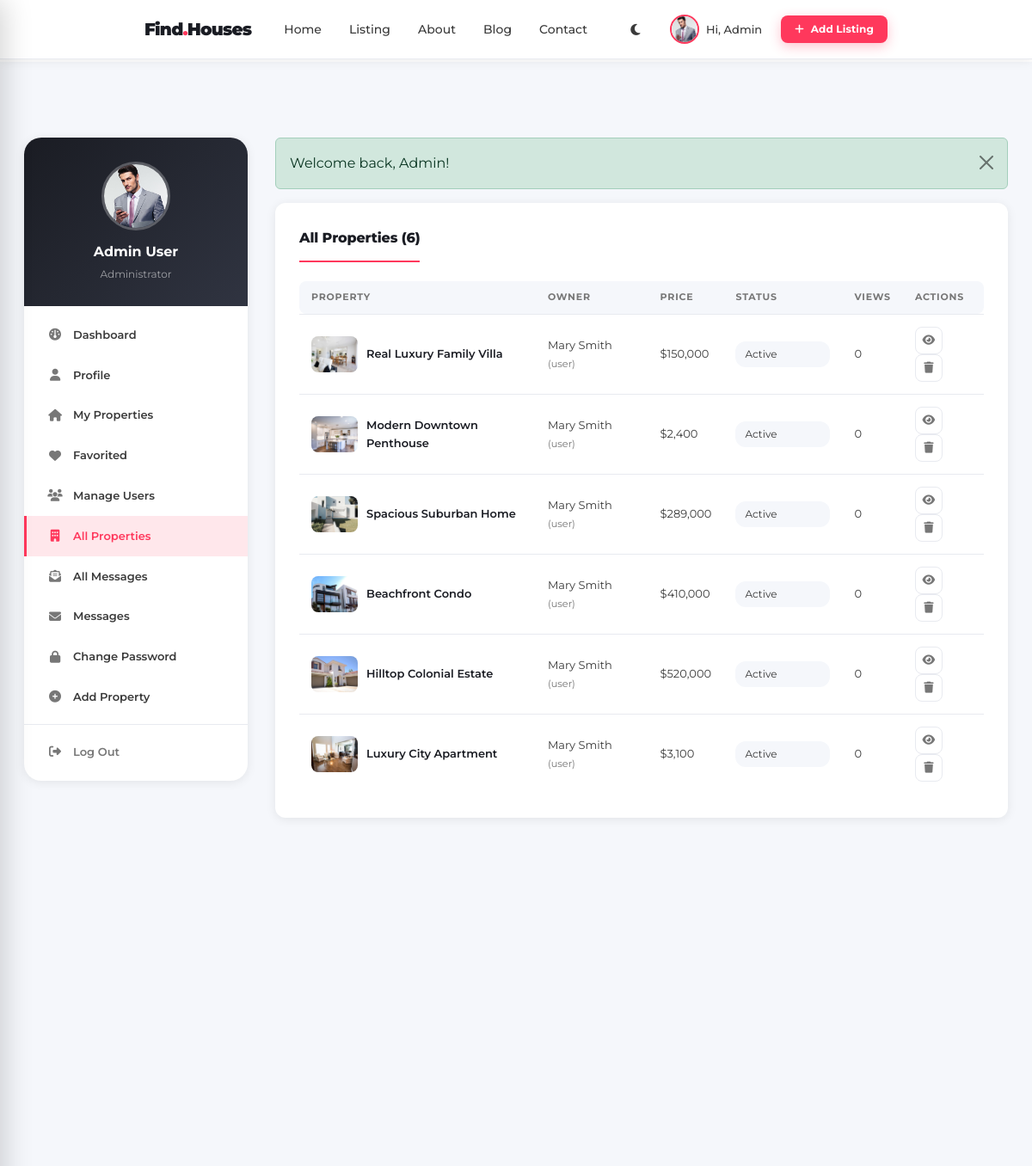
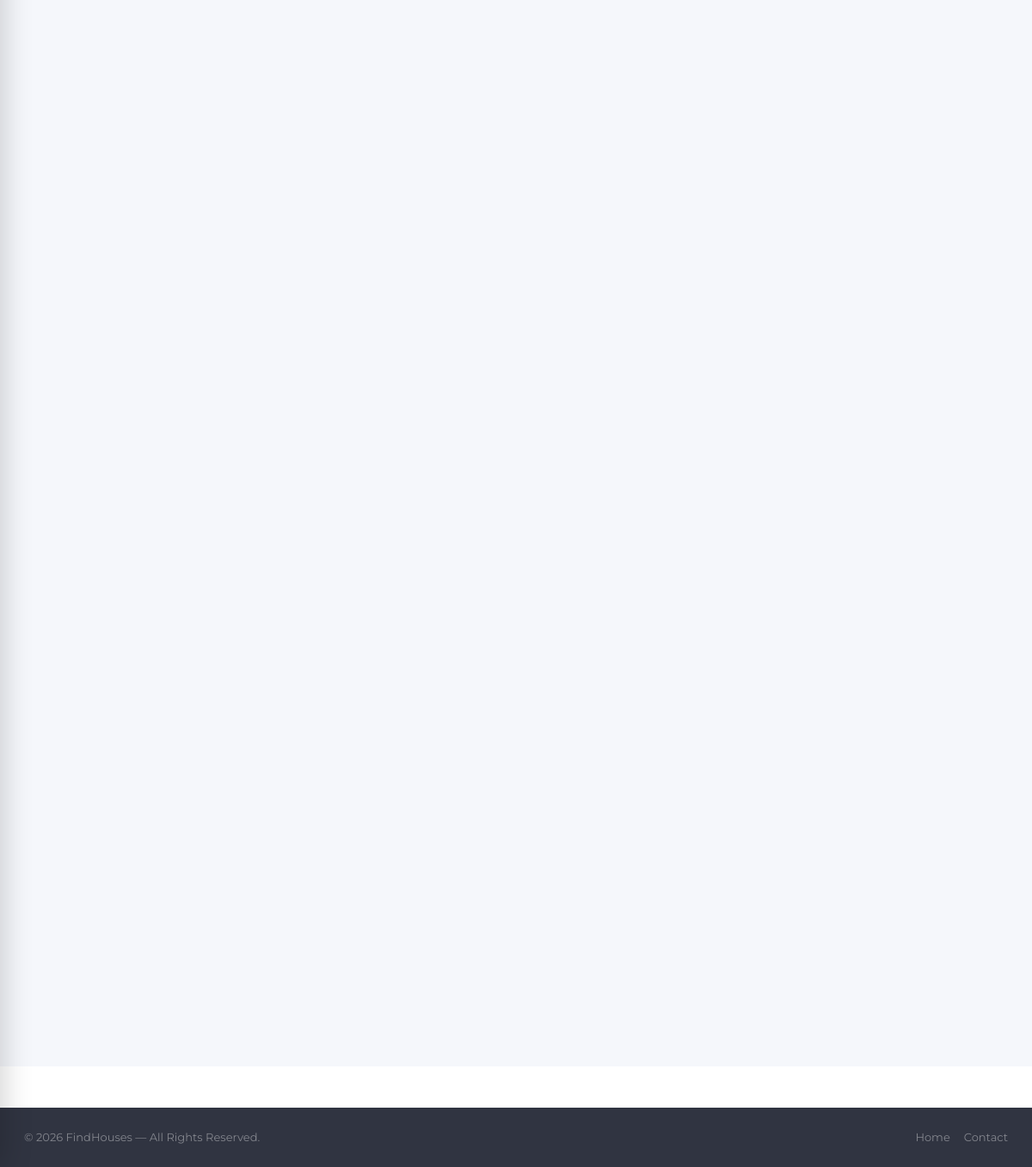
The page /admin-properties.php (signed in) on the database its author committed (2 pictures, top to bottom).
### tables this page shows
CREATE TABLE IF NOT EXISTS properties (
    id            INT UNSIGNED     NOT NULL AUTO_INCREMENT,
    user_id       INT UNSIGNED     NOT NULL,
    title         VARCHAR(255)     NOT NULL,
    description   TEXT             NOT NULL,
    status        ENUM('For Sale','For Rent') NOT NULL DEFAULT 'For Sale',
    type          ENUM('House','Apartment','Commercial','Lot','Garage','Villa') NOT NULL DEFAULT 'House',
    price         DECIMAL(12,2)    NOT NULL,
    area_sqft     DECIMAL(10,2)              DEFAULT NULL,
    bedrooms      TINYINT UNSIGNED           DEFAULT NULL,
    bathrooms     TINYINT UNSIGNED           DEFAULT NULL,
    rooms         TINYINT UNSIGNED           DEFAULT NULL,
    garages       TINYINT UNSIGNED           DEFAULT NULL,
    property_age  VARCHAR(20)                DEFAULT NULL,
    year_built    YEAR                       DEFAULT NULL,
    address       VARCHAR(255)               DEFAULT NULL,
    city          VARCHAR(100)               DEFAULT NULL,
    state         VARCHAR(100)               DEFAULT NULL,
    country       VARCHAR(100)               DEFAULT NULL,
    latitude      DECIMAL(10,7)              DEFAULT NULL,
    longitude     DECIMAL(10,7)              DEFAULT NULL,
    listing_status ENUM('active','pending','inactive') NOT NULL DEFAULT 'active',
    featured      TINYINT(1)       NOT NULL DEFAULT 0,
    views         INT UNSIGNED     NOT NULL DEFAULT 0,
    cover_image   VARCHAR(255)               DEFAULT NULL,
    created_at    DATETIME         NOT NULL DEFAULT CURRENT_TIMESTAMP,
    updated_at    DATETIME         NOT NULL DEFAULT CURRENT_TIMESTAMP ON UPDATE CURRENT_TIMESTAMP,
    PRIMARY KEY (id),
    FOREIGN KEY (user_id) REFERENCES users(id) ON DELETE CASCADE
);

CREATE TABLE IF NOT EXISTS users (
    id            INT UNSIGNED     NOT NULL AUTO_INCREMENT,
    first_name    VARCHAR(80)      NOT NULL,
    last_name     VARCHAR(80)      NOT NULL,
    username      VARCHAR(80)      NOT NULL UNIQUE,
    email         VARCHAR(180)     NOT NULL UNIQUE,
    password_hash VARCHAR(255)     NOT NULL,
    phone         VARCHAR(30)               DEFAULT NULL,
    address       VARCHAR(255)              DEFAULT NULL,
    about         TEXT                      DEFAULT NULL,
    avatar        VARCHAR(255)              DEFAULT 'default-avatar.jpg',
    role          ENUM('user','agent','admin') NOT NULL DEFAULT 'user',
    created_at    DATETIME         NOT NULL DEFAULT CURRENT_TIMESTAMP,
    updated_at    DATETIME         NOT NULL DEFAULT CURRENT_TIMESTAMP ON UPDATE CURRENT_TIMESTAMP,
    PRIMARY KEY (id)
);

### admin-properties.php (the view, shortened to what this page needs)
<?php
$db = get_db();
$props = $db->query(
    "SELECT p.*, u.first_name, u.last_name, u.role as owner_role
     FROM properties p JOIN users u ON u.id=p.user_id
     ORDER BY p.created_at DESC"
)->fetch_all(MYSQLI_ASSOC);
$extra_css = '<link rel="stylesheet" href="css/dashboard.css">';
include __DIR__ . '/includes/header.php';
?>
  <section class="section section-grey">
    <div class="container">
      <div class="dashboard-wrap">
        <?php include __DIR__ . '/includes/dash-sidebar.php'; ?>
        <div class="dash-main">
          <?= render_flash() ?>
          <div class="dash-card">
            <div class="dash-card-title">All Properties (<?= count($props) ?>)</div>
            <div class="table-scroll">
              <table class="dash-table">
                <thead>
                  <tr>
                    <th>Property</th>
                    <th>Owner</th>
                    <th>Price</th>
                    <th>Status</th>
                    <th>Views</th>
                    <th>Actions</th>
                  </tr>
                </thead>
                <tbody>
                  <?php foreach ($props as $p): ?>
                  <tr>
                    <td>
                      <div class="prop-cell"><img src="<?= e(prop_img_url($p['cover_image'] ?? '')) ?>" class="prop-img-sm" /><span class="prop-name"><?= e($p['title']) ?></span></div>
                    </td>
                    <td><?= e($p['first_name'] . ' ' . $p['last_name']) ?> <small style="color:var(--textLight)">(<?= e($p['owner_role']) ?>)</small></td>
                    <td>$<?= number_format((float)$p['price']) ?></td>
                    <td>
                      <form action="actions/change_status.php" method="POST" style="display:inline">
                        <select name="listing_status" class="form-select" style="width:auto;min-width:110px;padding:5px 10px;font-size:12px" onchange="this.form.submit()">
                          <option value="active" <?= $p['listing_status']==='active'?'selected':'' ?>>Active</option>
                        </select>
                      </form>
                    </td>
                    <td><?= (int)$p['views'] ?></td>
                    <td>
                      <a href="property.php?id=<?= $p['id'] ?>" class="dash-action-btn" title="View"><i class="fa-solid fa-eye"></i></a>
                      <form action="actions/delete_property.php" method="POST" style="display:inline" onsubmit="return confirm('Delete this property?')">
                        <button type="submit" class="dash-action-btn danger" title="Delete"><i class="fa-solid fa-trash"></i></button>
                      </form>
                    </td>
                  </tr>
                  <?php endforeach; ?>
                </tbody>
              </table>
            </div>
          </div>
        </div>
      </div>
    </div>
  </section>
<?php
include __DIR__ . '/includes/footer.php';
?>

### css/global.css (style rules this page uses)
:root { --mainColor: #ff385c; --mainColorDark: #d42d4d; --mainColorLight: rgba(255, 56, 92, 0.12); --dark: #1a1c23; --dark2: #303441; --grey: #f5f7fb; --greyMid: #e8eaf0; --text: #3a3a3a; --textLight: #777; --white: #fff; --shadow-sm: 0 2px 12px rgba(0, 0, 0, 0.08); --shadow-md: 0 8px 32px rgba(0, 0, 0, 0.12); --shadow-lg: 0 20px 60px rgba(0, 0, 0, 0.18); --shadow-color: 0 8px 32px rgba(255, 56, 92, 0.22); --radius: 12px; --radius-lg: 20px; --t: 0.35s cubic-bezier(0.4, 0, 0.2, 1); }
*, *::before, *::after { box-sizing: border-box; }
html { scroll-behavior: smooth; }
body { font-family: 'Montserrat', sans-serif; color: var(--text); overflow-x: hidden; line-height: 1.6; -webkit-font-smoothing: antialiased; }
a { color: inherit; text-decoration: none; }
img { display: block; max-width: 100%; }
a { text-decoration: none; color: inherit; }
.form-input, .form-select, .form-textarea { width: 100%; font-family: 'Montserrat', sans-serif; font-size: 14px; color: var(--text); background: var(--grey); border: 1.5px solid transparent; border-radius: var(--radius); padding: 13px 16px; outline: none; transition: border-color var(--t), background var(--t), box-shadow var(--t); appearance: none; }
.container { width: 100%; max-width: 1280px; margin: 0 auto; padding: 0 28px; }
.section { padding: 88px 0; }
.section-grey { background: var(--grey); }

### css/dashboard.css (style rules this page uses)
.dashboard-wrap { display: grid; grid-template-columns: 260px 1fr; gap: 32px; align-items: start; min-height: calc(100vh - 200px); }
.dash-main { min-width: 0; }
.dash-card { background: #fff; border-radius: var(--radius); box-shadow: var(--shadow-sm); padding: 28px; margin-bottom: 24px; }
.dash-card-title { font-size: 16px; font-weight: 800; color: var(--dark); margin-bottom: 22px; padding-bottom: 14px; border-bottom: 2px solid var(--mainColor); display: inline-block; letter-spacing: -0.01em; }
.dash-table { width: 100%; border-collapse: collapse; }
.dash-table th { text-align: left; font-size: 11px; font-weight: 700; text-transform: uppercase; letter-spacing: 0.07em; color: var(--textLight); padding: 10px 14px; background: var(--grey); border-bottom: 1px solid var(--greyMid); }
.dash-table th:first-child { border-radius: 8px 0 0 8px; }
.dash-table th:last-child { border-radius: 0 8px 8px 0; }
.dash-table td { padding: 14px 14px; font-size: 13px; color: var(--text); border-bottom: 1px solid var(--greyMid); vertical-align: middle; }
.dash-table tr:last-child td { border-bottom: none; }
.dash-table .prop-img-sm { width: 54px; height: 42px; border-radius: 8px; object-fit: cover; margin-right: 10px; flex-shrink: 0; }
.dash-table .prop-name { font-weight: 600; color: var(--dark); }
.dash-action-btn { width: 32px; height: 32px; border-radius: 8px; border: 1.5px solid var(--greyMid); background: #fff; display: inline-flex; align-items: center; justify-content: center; font-size: 13px; color: var(--textLight); cursor: pointer; transition: var(--t); text-decoration: none; }
.prop-cell { display: flex; align-items: center; }
.dash-body { padding-top: 72px; }
.table-scroll { overflow-x: auto; }

### rows shown on the page
properties: cover_image (picture), title "Real Luxury Family Villa", user.last_name "Mary Smith", user.role "user", price "150,000", listing_status "Active", views "0"
properties: cover_image (picture), title "Modern Downtown Penthouse", user.last_name "Mary Smith", user.role "user", price "2,400", listing_status "Active", views "0"
properties: cover_image (picture), title "Spacious Suburban Home", user.last_name "Mary Smith", user.role "user", price "289,000", listing_status "Active", views "0"
properties: cover_image (picture), title "Beachfront Condo", user.last_name "Mary Smith", user.role "user", price "410,000", listing_status "Active", views "0"
properties: cover_image (picture), title "Hilltop Colonial Estate", user.last_name "Mary Smith", user.role "user", price "520,000", listing_status "Active", views "0"
properties: cover_image (picture), title "Luxury City Apartment", user.last_name "Mary Smith", user.role "user", price "3,100", listing_status "Active", views "0"

### other values the page prints
$u['first_name'] "Admin"
$u['first_name'] . ' ' . $u['last_name'] "Admin User"
$f['msg'] "Welcome back, Admin!"
count($props) "6"
